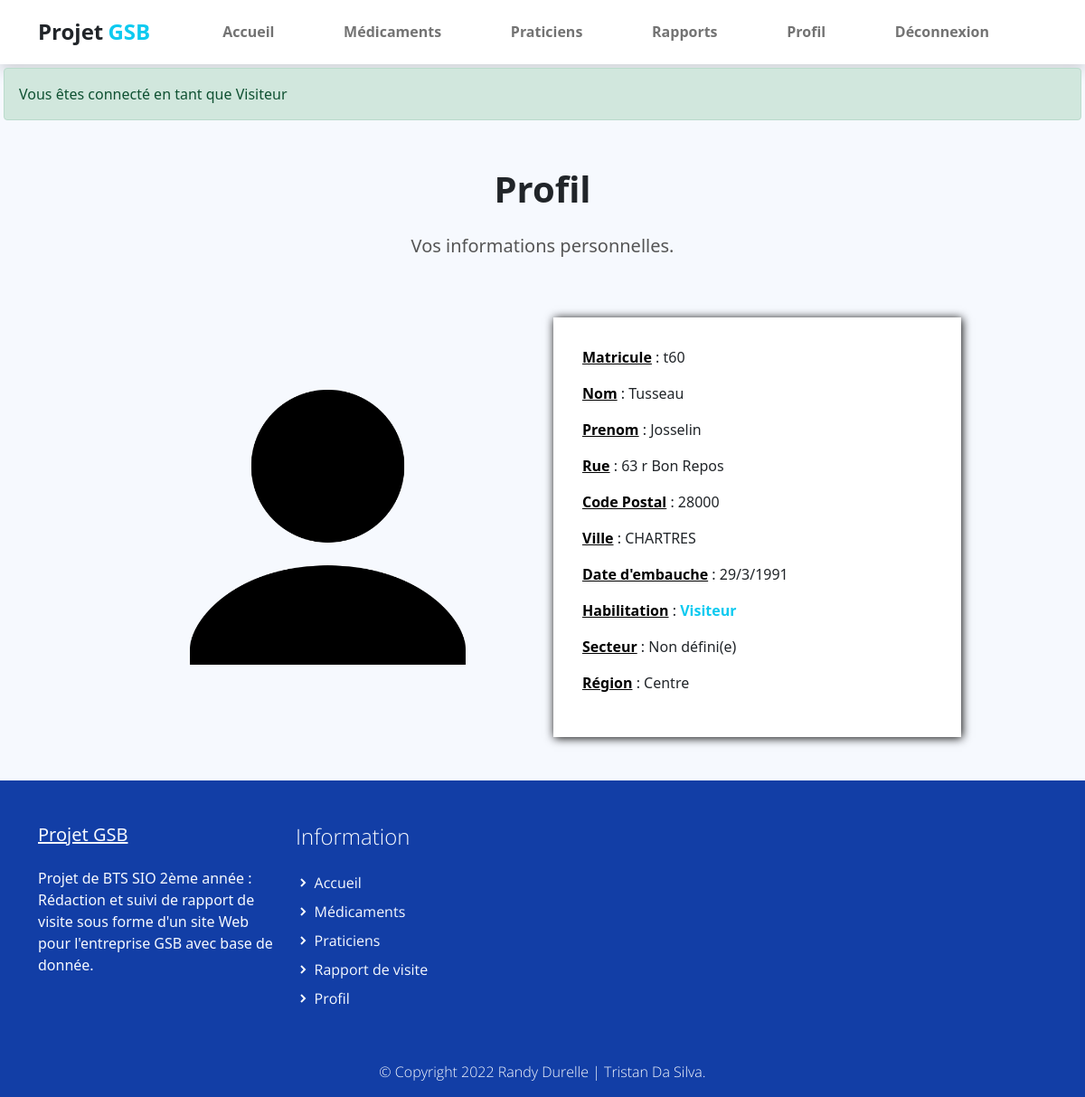
Before: /index.php?uc=connexion&action=profil (signed in) with the older database file.
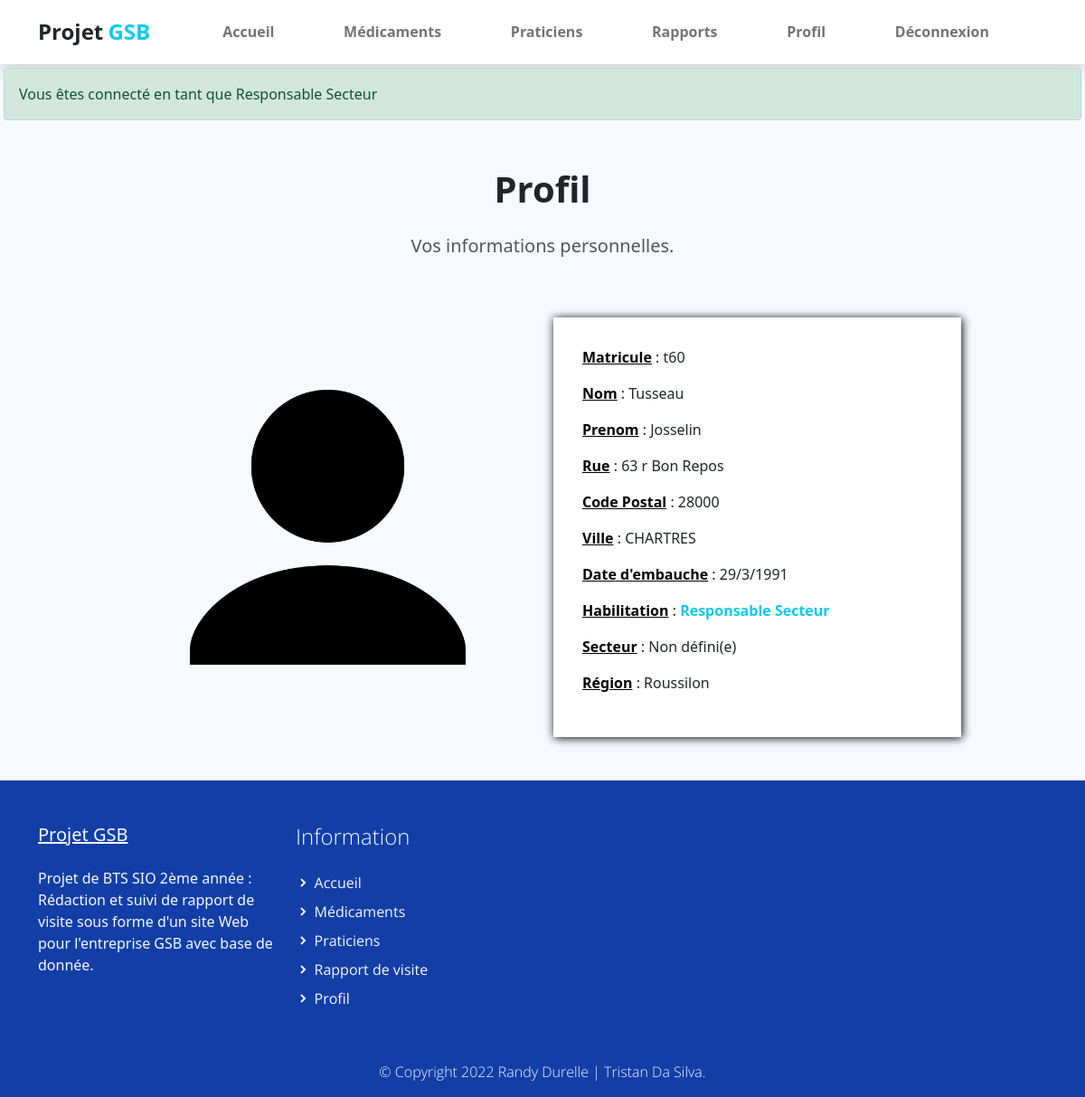
After: the same page with the newer database file.
### tables this page shows
CREATE TABLE IF NOT EXISTS `collaborateur` (
  `COL_MATRICULE` varchar(10) NOT NULL,
  `COL_NOM` varchar(25) DEFAULT NULL,
  `COL_PRENOM` varchar(50) DEFAULT NULL,
  `COL_ADRESSE` varchar(50) DEFAULT NULL,
  `COL_CP` varchar(5) DEFAULT NULL,
  `COL_VILLE` varchar(30) DEFAULT NULL,
  `COL_DATEEMBAUCHE` datetime DEFAULT NULL,
  `HAB_ID` int(11) DEFAULT NULL,
  `LOG_ID` int(11) DEFAULT NULL,
  `SEC_CODE` varchar(1) DEFAULT NULL,
  `REG_CODE` varchar(2) DEFAULT NULL,
  PRIMARY KEY (`COL_MATRICULE`),
  UNIQUE KEY `collaborateur_login0_AK` (`LOG_ID`),
  KEY `collaborateur_habilitation0_FK` (`HAB_ID`),
  KEY `collaborateur_secteur0_FK` (`SEC_CODE`)
);

CREATE TABLE IF NOT EXISTS `habilitation` (
  `HAB_ID` int(11) NOT NULL,
  `HAB_LIB` varchar(30) NOT NULL,
  PRIMARY KEY (`HAB_ID`)
);

CREATE TABLE IF NOT EXISTS `region` (
  `REG_CODE` varchar(2) NOT NULL,
  `REG_NOM` varchar(50) DEFAULT NULL,
  `SEC_CODE` varchar(1) NOT NULL,
  PRIMARY KEY (`REG_CODE`),
  KEY `region_secteur0_FK` (`SEC_CODE`)
);

### modele/connexion.modele.inc.php (called while the page is built, shortened)
<?php
function getAllInformationCompte($matricule)
{
    try {
        $monPdo = connexionPDO();
        $req = 'SELECT c.`COL_MATRICULE` as `matricule`,c.`COL_NOM` as `nom`,`COL_PRENOM` as `prenom`,c.`COL_ADRESSE` as `adresse`,c.`COL_CP` as `cp`,c.`COL_VILLE` as `ville`, concat(DAY(COL_DATEEMBAUCHE),\'/\',MONTH(`COL_DATEEMBAUCHE`),\'/\',YEAR(`COL_DATEEMBAUCHE`)) as `date_embauche`, h.HAB_LIB as `habilitation` ,s.SEC_LIBELLE as `secteur`, r.REG_NOM as `region` FROM collaborateur c LEFT JOIN secteur s ON s.`SEC_CODE`=c.`SEC_CODE` LEFT JOIN habilitation h ON h.HAB_ID=c.HAB_ID LEFT JOIN region r ON r.REG_CODE=c.REG_CODE WHERE c.COL_MATRICULE="' . $matricule . '"';
        $res = $monPdo->query($req);
        $result = $res->fetch();
        return $result;
    } catch (PDOException $e) {
        print "Erreur !: " . $e->getMessage();
        die();
    }
}

### vues/v_profil.php (the view)
<section class="bg-light">
    <div class="container">
        <div class="structure-hero pt-lg-5 pt-4">
            <h1 class="titre text-center">Profil</h1>
            <p class="text text-center">
                Vos informations personnelles.
            </p>
        </div>
        <div class="row align-items-center justify-content-center">
            <div class="test col-12 col-sm-8 col-lg-6 col-xl-5 col-xxl-4 py-lg-5">
                <img class="img-fluid w-75" src="assets/img/profil.png">
            </div>
            <div class="test col-12 col-sm-8 col-lg-6 col-xl-5 col-xxl-4 py-lg-5 py-3">
                <div class="formulaire">
                    <p><span class="carac">Matricule</span> : <?php echo $info[0] ?></p>
                    <p><span class="carac">Nom</span> : <?php echo $info[1] ?></p>
                    <p><span class="carac">Prenom</span> : <?php echo $info[2] ?></p>
                    <p><span class="carac">Rue</span> : <?php echo $info[3] ?></p>
                    <p><span class="carac">Code Postal</span> : <?php echo $info[4] ?></p>
                    <p><span class="carac">Ville</span> : <?php echo $info[5] ?></p>
                    <p><span class="carac">Date d'embauche</span> : <?php echo $info[6] ?></p>
                    <p><span class="carac">Habilitation</span> : <span style="color:#0DCAF0;font-weight: 700;"> <?php echo $info[7] ?></span></p>
                    <p><span class="carac">Secteur</span> : <?php echo $info[8] ?></p>
                    <p><span class="carac">Région</span> : <?php echo $info[9] ?></p>
                </div>
            </div>
        </div>
</section>

### vues/v_header.php (shortened to what the changed rows need)
<head>
    <link href="assets/css/bootstrap.min.css" rel="stylesheet">
    <link href="assets/css/boxicon.min.css" rel="stylesheet">
    <link rel="stylesheet" href="assets/css/gsb.css">
    <link rel="stylesheet" href="assets/css/custom.css">
    <link rel="stylesheet" href="https://cdn.jsdelivr.net/npm/bootstrap-icons@1.8.1/font/bootstrap-icons.css">
</head>
<body>
    <nav id="main_nav" class="navbar navbar-expand-lg navbar-light bg-white shadow">
        <div class="menuCont container">
        </div>
    </nav>
    <?php
    if(isset($_SESSION['login'])){
        ?><div class="alert alert-success m-1" role="alert">
        Vous êtes connecté en tant que <?php echo ($_SESSION['libHab']) ?></div>
        <?php
        }
    ?>

Changed rows visible on the page:
changed collaborateur "Tusseau": HAB_ID.HAB_LIB "Visiteur" → "Responsable Secteur"; region.REG_NOM "Centre" → "Roussilon"
Other visible differences:
$_SESSION['libHab']: "Visiteur" → "Responsable Secteur"
